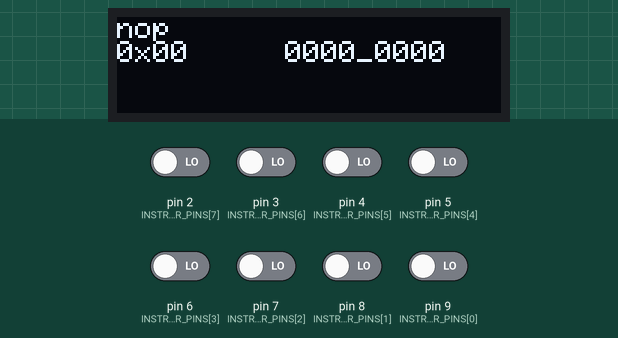
Recording of a sketch running on a simulated Arduino Uno, built with avr-gcc and run on an emulated ATmega328P. Parts: 128×32 one-colour display. The test bench sets the inputs (shaded band); at power-on: pin 2 (INSTRUCTION_REGISTER_PINS[7]), pin 3 (INSTRUCTION_REGISTER_PINS[6]), pin 4 (INSTRUCTION_REGISTER_PINS[5]), pin 5 (INSTRUCTION_REGISTER_PINS[4]), pin 6 (INSTRUCTION_REGISTER_PINS[3]), pin 7 (INSTRUCTION_REGISTER_PINS[2]), pin 8 (INSTRUCTION_REGISTER_PINS[1]), pin 9 (INSTRUCTION_REGISTER_PINS[0]) LOW.

Above: at 1.2 s.
1.3 s: pin 2 (INSTRUCTION_REGISTER_PINS[7]) driven HIGH
At 2.0 s:
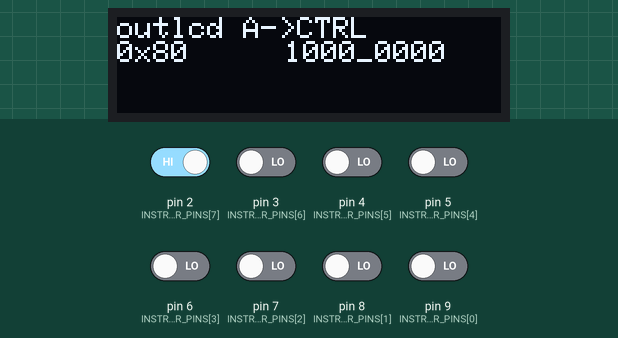
2.8 s: pin 3 (INSTRUCTION_REGISTER_PINS[6]) driven HIGH
At 3.1 s:
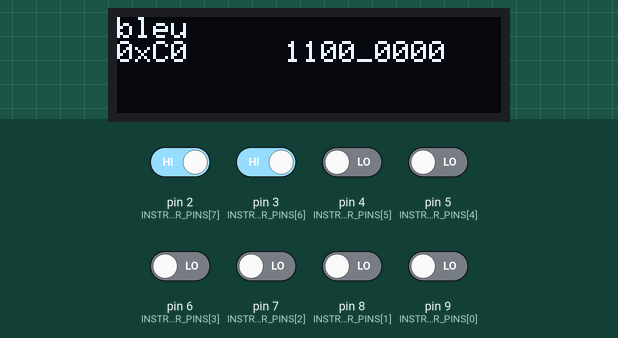
4.3 s: pin 4 (INSTRUCTION_REGISTER_PINS[5]) driven HIGH
At 5.3 s:
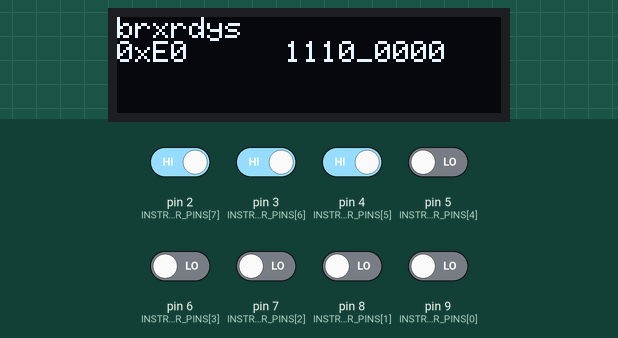
5.8 s: pin 5 (INSTRUCTION_REGISTER_PINS[4]) driven HIGH
At 6.2 s:
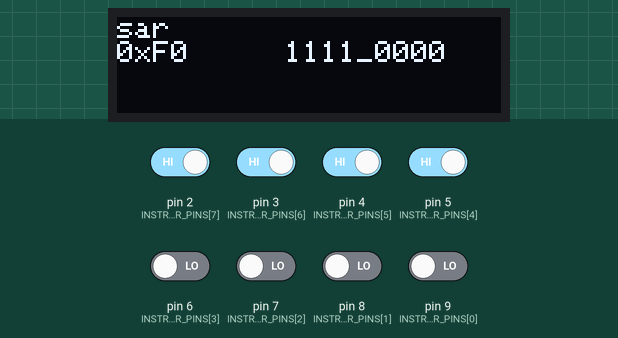
7.3 s: pin 6 (INSTRUCTION_REGISTER_PINS[3]) driven HIGH
At 7.7 s:
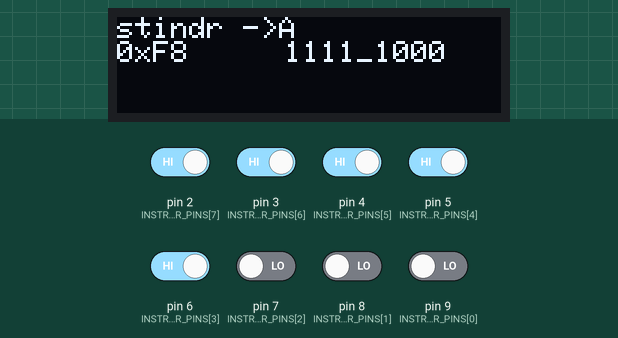
8.8 s: pin 7 (INSTRUCTION_REGISTER_PINS[2]) driven HIGH
At 10.0 s:
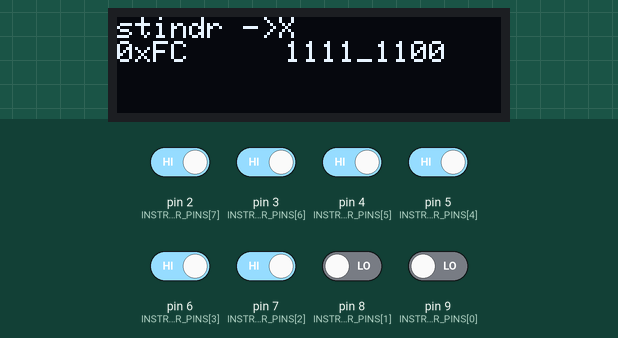
Timing chart, 0 to 11.3 s (numbered marks = the images above; inputs shaded):
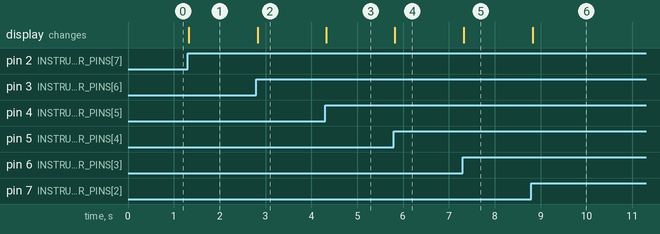

Measured:
- after the input at 1.3 s, the display: changes at once (image 1)
- after the input at 2.8 s, the display: changes at once (image 2)
- after the input at 4.3 s, the display: changes at once (image 3)
- after the input at 5.8 s, the display: changes at once (image 4)
- after the input at 7.3 s, the display: changes at once (image 5)
- after the input at 8.8 s, the display: changes at once (image 6)

The sketch:

Arduino_Mnemonic_Debug_Display.ino
```cpp
#include <SPI.h>
#include <Wire.h>
#include <Adafruit_GFX.h>
#include <Adafruit_SSD1306.h>

#define SCREEN_WIDTH 128
#define SCREEN_HEIGHT 32

Adafruit_SSD1306 display(SCREEN_WIDTH, SCREEN_HEIGHT, &Wire);

const int INSTRUCTION_REGISTER_PINS[] = {9, 8, 7, 6, 5, 4, 3, 2};
char buffer[32];

const char opcodeMap[256][32] PROGMEM = {
"nop",
"hlt",
"INVALID",
"s7sdum",
"INVALID",
"jmp",
"jmpr",
"ret",
"bzs",
"bzc",
"beq",
"bne",
"INVALID",
"INVALID",
"INVALID",
"INVALID",
"ld ->A",
"ld ->TMP",
"ld ->B",
"ld ->C",
"ld ->X",
"ld ->Y",
"INVALID",
"INVALID",
"st ->A",
"st ->TMP",
"st ->B",
"st ->C",
"st ->X",
"st ->Y",
"INVALID",
"INVALID",
"bcs",
"bcc",
"bltu",
"bgeu",
"addc",
"subc",
"jmpind",
"INVALID",
"out7sd ->A",
"out7sd ->TMP",
"out7sd ->B",
"out7sd ->C",
"out7sd ->X",
"out7sd ->Y",
"INVALID",
"out7sdi",
"ldo X ->A",
"ldo Y ->A",
"ldo X ->TMP",
"ldo Y ->TMP",
"ldo X ->B",
"ldo Y ->B",
"ldo X ->C",
"ldo Y ->C",
"ldo X ->X",
"ldo Y ->X",
"ldo X ->Y",
"ldo Y ->Y",
"INVALID",
"INVALID",
"INVALID",
"addispu",
"sto X ->A",
"sto Y ->A",
"sto X ->TMP",
"sto Y ->TMP",
"sto X ->B",
"sto Y ->B",
"sto X ->C",
"sto Y ->C",
"sto X ->X",
"sto Y ->X",
"sto X ->Y",
"sto Y ->Y",
"INVALID",
"INVALID",
"INVALID",
"subispu",
"ldsprelu ->A",
"ldsprelu ->TMP",
"ldsprelu ->B",
"ldsprelu ->C",
"ldsprelu ->X",
"ldsprelu ->Y",
"INVALID",
"INVALID",
"stsprelu ->A",
"stsprelu ->TMP",
"stsprelu ->B",
"stsprelu ->C",
"stsprelu ->X",
"stsprelu ->Y",
"INVALID",
"INVALID",
"bvs",
"bvc",
"INVALID",
"INVALID",
"incx",
"decx",
"incy",
"decy",
"li ->A",
"li ->TMP",
"li ->B",
"li ->C",
"li ->X",
"li ->Y",
"INVALID",
"INVALID",
"rxrd ->A",
"rxrd ->TMP",
"rxrd ->B",
"rxrd ->C",
"rxrd ->X",
"rxrd ->Y",
"INVALID",
"INVALID",
"txsend ->A",
"txsend ->TMP",
"txsend ->B",
"txsend ->C",
"txsend ->X",
"txsend ->Y",
"INVALID",
"txsendi",
"outlcd A->CTRL",
"outlcd TMP->CTRL",
"outlcd B->CTRL",
"outlcd C->CTRL",
"outlcd X->CTRL",
"outlcd Y->CTRL",
"lcdrda <imm> ->CTRL",
"outlcdi <imm> ->CTRL",
"outlcd A->DATA",
"outlcd TMP->DATA",
"outlcd B->DATA",
"outlcd C->DATA",
"outlcd X->DATA",
"outlcd Y->DATA",
"lcdrda <imm> ->DATA",
"outlcdi <imm> ->DATA",
"push ->A",
"push ->TMP",
"push ->B",
"push ->C",
"push ->X",
"push ->Y",
"blt",
"bge",
"mov A->TMP",
"mov A->B",
"mov A->C",
"mov A->X",
"mov A->Y",
"mov Y->A",
"mov F->A",
"INVALID",
"pop ->A",
"pop ->TMP",
"pop ->B",
"pop ->C",
"pop ->X",
"pop ->Y",
"ble",
"bgt",
"mov TMP->A",
"mov TMP->B",
"mov TMP->C",
"mov TMP->X",
"mov TMP->Y",
"mov Y->TMP",
"mov F->TMP",
"mov A->BUF",
"peek ->A",
"peek ->TMP",
"peek ->B",
"peek ->C",
"peek ->X",
"peek ->Y",
"INVALID",
"pushi",
"mov B->A",
"mov B->TMP",
"mov B->C",
"mov B->X",
"mov B->Y",
"mov Y->B",
"mov F->B",
"mov BUF->TMP",
"bleu",
"bgtu",
"s7sdsm",
"add",
"slr",
"sub",
"INVALID",
"INVALID",
"mov C->A",
"mov C->TMP",
"mov C->B",
"mov C->X",
"mov C->Y",
"mov Y->C",
"mov F->C",
"INVALID",
"ldindr ->A",
"ldindr ->TMP",
"ldindr ->B",
"ldindr ->C",
"ldindr ->X",
"ldindr ->Y",
"INVALID",
"INVALID",
"mov X->A",
"mov X->TMP",
"mov X->B",
"mov X->C",
"mov X->Y",
"mov Y->X",
"mov F->X",
"INVALID",
"brxrdys",
"brxrdyc",
"and",
"or",
"not",
"INVALID",
"INVALID",
"INVALID",
"btxrdys",
"btxrdyc",
"INVALID",
"INVALID",
"INVALID",
"INVALID",
"mov F->Y",
"INVALID",
"sar",
"rol",
"shl",
"xor",
"ror",
"bns",
"bnc",
"INVALID",
"stindr ->A",
"stindr ->TMP",
"stindr ->B",
"stindr ->C",
"stindr ->X",
"stindr ->Y",
"INVALID",
"INVALID"
};

void setup() {
  display.begin(SSD1306_SWITCHCAPVCC, 0x3C);
  display.clearDisplay();
  display.setTextColor(WHITE);
  display.setTextSize(1);

  for(int pin : INSTRUCTION_REGISTER_PINS) {
    pinMode(pin, INPUT);
  }
}

void loop() {
  byte opcode = readByte();

  strncpy_P(buffer, opcodeMap[opcode], sizeof(buffer) - 1);
  buffer[sizeof(buffer) - 1] = '\0';

  display.clearDisplay();
  display.setCursor(0, 0);
  display.println(buffer);

  printOpcodeHex(opcode);
  printOpcodeBin(opcode);

  display.display();
}

byte readByte() {
  byte value = 0;
  for(int i=0; i<8; i++) {
    value |= digitalRead(INSTRUCTION_REGISTER_PINS[i]) << i;
  }
  return value;
}

void printOpcodeHex(byte opcode) {
  display.print("0x");
  if(opcode < 0x10) {
    display.print("0");
  }
  display.print(opcode, HEX);
}

void printOpcodeBin(byte opcode) {
  display.setCursor(display.width() - 8*9, display.getCursorY()); // 9 characters from the left => align opcode bin to the right
  for(int i=7; i>=0; i--) {
    display.print((opcode >> i) & 1);
    if(i == 4) {
      display.print("_");
    }
  }
  display.println();
}
```
